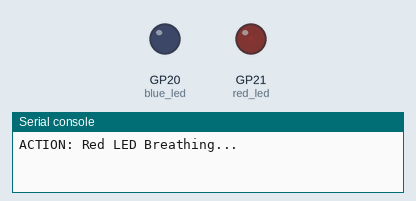
This program was run on a simulated Raspberry Pi Pico running MicroPython. Shown: output pins drawn as LEDs (lit = HIGH), the last lines printed to the serial console.

Above: at 0.05 s.
At 0.8 s:
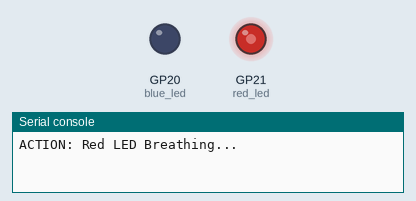
At 1.45 s:
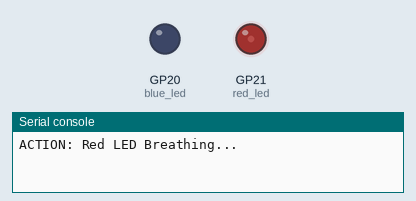
At 3.5 s:
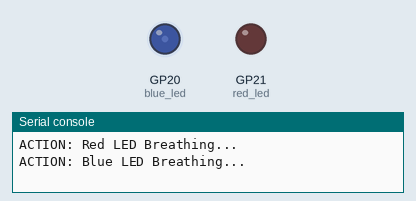
Timing chart, 0 to 5.3 s (numbered marks = the images above):
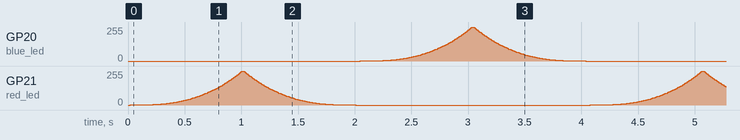

The program:

Blinky_gamma_correction.py
```python
# ==========================================================
# PROJECT: THE BREATHING LED (GAMMA CORRECTION)
# Goal: Use mathematics to match LED brightness to human perception.
#
# ENGINEERING INSIGHT:
# This project teaches "Biometric Mapping." Computers see light
# linearly (1, 2, 3), but humans see it exponentially. Engineering
# isn't just about making things work, it's about making them
# work for *humans*. Gamma Correction is the bridge between
# raw data and human comfort.
# ==========================================================

from machine import Pin, PWM
from time import sleep

# ----------------------------------------------------------
# 1. HARDWARE SETUP
# ----------------------------------------------------------
red_led   = PWM(Pin(21), freq=1000, duty_u16=0)
blue_led  = PWM(Pin(20), freq=1000, duty_u16=0)

# Gamma Coefficient: 2.8 is the "Magic Number" for human eyes.
# It curves the signal so the fade looks smooth and natural.
gamma = 2.8

# ----------------------------------------------------------
# 2. THE BREATHING ENGINE
# ----------------------------------------------------------
while True:
    try:
        # Phase 1: RED LED - Breathing In and Out
        # --------------------------------------------------
        print("ACTION: Red LED Breathing...")

        # Fade UP (0 to 100)
        for i in range(101):
            # The Formula: (Percent ** Gamma) * Max_Value
            corrected_val = int(((i / 100) ** gamma) * 65535)
            red_led.duty_u16(corrected_val)
            sleep(0.01)

        # Fade DOWN (100 to 0)
        for i in range(100, -1, -1):
            corrected_val = int(((i / 100) ** gamma) * 65535)
            red_led.duty_u16(corrected_val)
            sleep(0.01)

        # Phase 2: BLUE LED - Breathing In and Out
        # --------------------------------------------------
        print("ACTION: Blue LED Breathing...")

        # Fade UP
        for i in range(101):
            corrected_val = int(((i / 100) ** gamma) * 65535)
            blue_led.duty_u16(corrected_val)
            sleep(0.01)

        # Fade DOWN
        for i in range(100, -1, -1):
            corrected_val = int(((i / 100) ** gamma) * 65535)
            blue_led.duty_u16(corrected_val)
            sleep(0.01)

    except KeyboardInterrupt:
        # SAFETY: Always turn OFF the lights when stopping!
        red_led.duty_u16(0)
        blue_led.duty_u16(0)
        print("\nBreathing System Disengaged.")
        break
```
